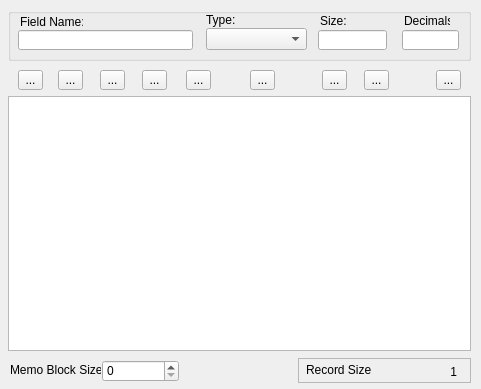
<?xml version="1.0" encoding="UTF-8"?>
<ui version="4.0">
 <class>FormStruct</class>
 <widget class="QWidget" name="FormStruct">
  <property name="geometry">
   <rect>
    <x>0</x>
    <y>0</y>
    <width>481</width>
    <height>389</height>
   </rect>
  </property>
  <property name="windowTitle">
   <string>Structure</string>
  </property>
  <widget class="QGroupBox" name="groupBox">
   <property name="geometry">
    <rect>
     <x>8</x>
     <y>8</y>
     <width>463</width>
     <height>53</height>
    </rect>
   </property>
   <property name="title">
    <string/>
   </property>
   <widget class="QLabel" name="label">
    <property name="geometry">
     <rect>
      <x>12</x>
      <y>6</y>
      <width>63</width>
      <height>16</height>
     </rect>
    </property>
    <property name="text">
     <string>Field Name:</string>
    </property>
   </widget>
   <widget class="QLineEdit" name="editName">
    <property name="geometry">
     <rect>
      <x>10</x>
      <y>22</y>
      <width>175</width>
      <height>20</height>
     </rect>
    </property>
   </widget>
   <widget class="QLabel" name="label_2">
    <property name="geometry">
     <rect>
      <x>198</x>
      <y>4</y>
      <width>73</width>
      <height>16</height>
     </rect>
    </property>
    <property name="text">
     <string>Type:</string>
    </property>
   </widget>
   <widget class="QComboBox" name="comboType">
    <property name="geometry">
     <rect>
      <x>198</x>
      <y>20</y>
      <width>101</width>
      <height>22</height>
     </rect>
    </property>
   </widget>
   <widget class="QLineEdit" name="editSize">
    <property name="geometry">
     <rect>
      <x>310</x>
      <y>22</y>
      <width>69</width>
      <height>20</height>
     </rect>
    </property>
   </widget>
   <widget class="QLabel" name="label_3">
    <property name="geometry">
     <rect>
      <x>312</x>
      <y>6</y>
      <width>46</width>
      <height>14</height>
     </rect>
    </property>
    <property name="text">
     <string>Size:</string>
    </property>
   </widget>
   <widget class="QLabel" name="label_4">
    <property name="geometry">
     <rect>
      <x>396</x>
      <y>6</y>
      <width>46</width>
      <height>14</height>
     </rect>
    </property>
    <property name="text">
     <string>Decimals:</string>
    </property>
   </widget>
   <widget class="QLineEdit" name="editDec">
    <property name="geometry">
     <rect>
      <x>394</x>
      <y>22</y>
      <width>57</width>
      <height>20</height>
     </rect>
    </property>
   </widget>
  </widget>
  <widget class="QTableWidget" name="tableFields">
   <property name="geometry">
    <rect>
     <x>8</x>
     <y>96</y>
     <width>463</width>
     <height>255</height>
    </rect>
   </property>
  </widget>
  <widget class="QToolButton" name="buttonAdd">
   <property name="geometry">
    <rect>
     <x>18</x>
     <y>70</y>
     <width>25</width>
     <height>20</height>
    </rect>
   </property>
   <property name="text">
    <string>...</string>
   </property>
  </widget>
  <widget class="QToolButton" name="buttonModify">
   <property name="geometry">
    <rect>
     <x>58</x>
     <y>70</y>
     <width>25</width>
     <height>20</height>
    </rect>
   </property>
   <property name="text">
    <string>...</string>
   </property>
  </widget>
  <widget class="QToolButton" name="buttonDel">
   <property name="geometry">
    <rect>
     <x>100</x>
     <y>70</y>
     <width>25</width>
     <height>20</height>
    </rect>
   </property>
   <property name="text">
    <string>...</string>
   </property>
  </widget>
  <widget class="QToolButton" name="buttonPrint">
   <property name="geometry">
    <rect>
     <x>186</x>
     <y>70</y>
     <width>25</width>
     <height>20</height>
    </rect>
   </property>
   <property name="text">
    <string>...</string>
   </property>
  </widget>
  <widget class="QToolButton" name="buttonClose">
   <property name="geometry">
    <rect>
     <x>436</x>
     <y>70</y>
     <width>25</width>
     <height>20</height>
    </rect>
   </property>
   <property name="text">
    <string>...</string>
   </property>
  </widget>
  <widget class="QToolButton" name="buttonExec">
   <property name="geometry">
    <rect>
     <x>250</x>
     <y>70</y>
     <width>25</width>
     <height>20</height>
    </rect>
   </property>
   <property name="text">
    <string>...</string>
   </property>
  </widget>
  <widget class="QToolButton" name="buttonDelAll">
   <property name="geometry">
    <rect>
     <x>142</x>
     <y>70</y>
     <width>25</width>
     <height>20</height>
    </rect>
   </property>
   <property name="text">
    <string>...</string>
   </property>
  </widget>
  <widget class="QToolButton" name="buttonDown">
   <property name="geometry">
    <rect>
     <x>322</x>
     <y>70</y>
     <width>25</width>
     <height>20</height>
    </rect>
   </property>
   <property name="text">
    <string>...</string>
   </property>
  </widget>
  <widget class="QToolButton" name="buttonUp">
   <property name="geometry">
    <rect>
     <x>364</x>
     <y>70</y>
     <width>25</width>
     <height>20</height>
    </rect>
   </property>
   <property name="text">
    <string>...</string>
   </property>
  </widget>
  <widget class="QLabel" name="label_5">
   <property name="geometry">
    <rect>
     <x>10</x>
     <y>362</y>
     <width>91</width>
     <height>16</height>
    </rect>
   </property>
   <property name="text">
    <string>Memo Block Size:</string>
   </property>
  </widget>
  <widget class="QFrame" name="frame">
   <property name="geometry">
    <rect>
     <x>298</x>
     <y>358</y>
     <width>173</width>
     <height>25</height>
    </rect>
   </property>
   <property name="frameShape">
    <enum>QFrame::StyledPanel</enum>
   </property>
   <property name="frameShadow">
    <enum>QFrame::Raised</enum>
   </property>
   <widget class="QLabel" name="label_6">
    <property name="geometry">
     <rect>
      <x>8</x>
      <y>4</y>
      <width>65</width>
      <height>16</height>
     </rect>
    </property>
    <property name="text">
     <string>Record Size:</string>
    </property>
   </widget>
   <widget class="QLabel" name="labelRecSize">
    <property name="geometry">
     <rect>
      <x>98</x>
      <y>6</y>
      <width>61</width>
      <height>16</height>
     </rect>
    </property>
    <property name="text">
     <string>1</string>
    </property>
    <property name="alignment">
     <set>Qt::AlignRight|Qt::AlignTrailing|Qt::AlignVCenter</set>
    </property>
   </widget>
  </widget>
  <widget class="QSpinBox" name="spinMemoSize">
   <property name="geometry">
    <rect>
     <x>102</x>
     <y>360</y>
     <width>77</width>
     <height>22</height>
    </rect>
   </property>
  </widget>
 </widget>
 <resources/>
 <connections/>
</ui>
